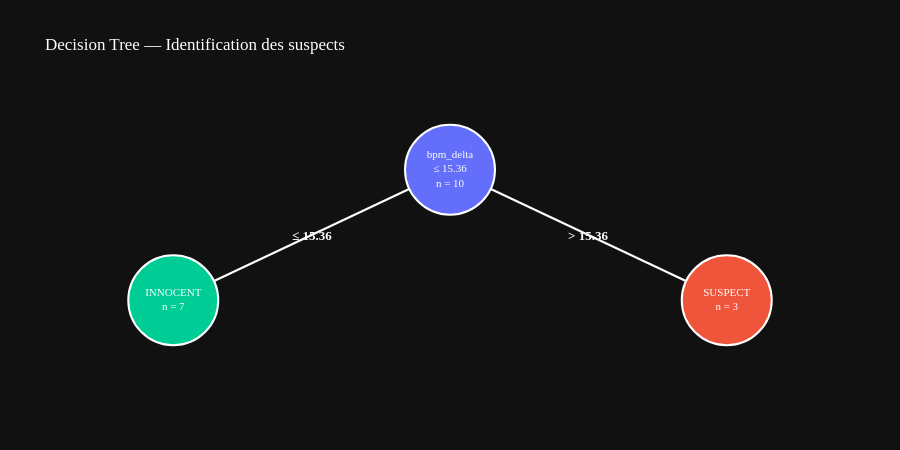

This figure's notebook cell:
### Markdown cell above
Une seule feature suffit à l'arbre pour discriminer les coupables, le bpm_delta

### Code cell
#vibecoding évident mais je voulais un beau graphique
import igraph as ig

feature_names = train.columns.tolist()
t = classifier.tree_
n = t.node_count

G = ig.Graph(directed=True)
G.add_vertices(n)
for i in range(n):
    if t.children_left[i] != -1:
        G.add_edge(i, t.children_left[i])
        G.add_edge(i, t.children_right[i])

lay = G.layout('rt')
M = max(lay[k][1] for k in range(n))
pos = {k: (lay[k][0], 2*M - lay[k][1]) for k in range(n)}

Xe, Ye = [], []
for e in G.es:
    s, d = e.tuple
    Xe += [pos[s][0], pos[d][0], None]
    Ye += [pos[s][1], pos[d][1], None]

node_labels, colors = [], []
for i in range(n):
    total = t.n_node_samples[i]
    is_leaf = (t.children_left[i] == -1)
    if not is_leaf:
        feat = feature_names[t.feature[i]]
        node_labels.append(f"{feat}<br>≤ {t.threshold[i]:.2f}<br>n = {total}")
        colors.append("#636EFA")
    else:
        vals = t.value[i][0]
        classe = "SUSPECT" if vals[1] > vals[0] else "INNOCENT"
        color  = "#EF553B" if classe == "SUSPECT" else "#00CC96"
        node_labels.append(f"{classe}<br>n = {total}")
        colors.append(color)

annotations = []
for e in G.es:
    s, d = e.tuple
    is_left = (t.children_left[s] == d)
    label = f"<b>≤ {t.threshold[s]:.2f}</b>" if is_left else f"<b>> {t.threshold[s]:.2f}</b>"
    annotations.append(dict(
        x=(pos[s][0] + pos[d][0]) / 2,
        y=(pos[s][1] + pos[d][1]) / 2,
        text=label, showarrow=False,
        font=dict(color="white", size=13, family="Montserrat")
    ))

fig = go.Figure()
fig.add_trace(go.Scatter(x=Xe, y=Ye, mode="lines",
    line=dict(color="white", width=2), hoverinfo="none"))
fig.add_trace(go.Scatter(
    x=[pos[k][0] for k in range(n)],
    y=[pos[k][1] for k in range(n)],
    mode="markers+text",
    marker=dict(size=90, color=colors, line=dict(width=2, color="white")),
    text=node_labels,
    textfont=dict(size=11, color="white", family="Montserrat"),
    textposition="middle center",
    hoverinfo="none"
))
fig.update_layout(
    template=THEME, showlegend=False, height=450,
    title="Decision Tree — Identification des suspects",
    xaxis=dict(visible=False), yaxis=dict(visible=False),
    annotations=annotations
)
fig.show()

### Figure 1 — Plotly figure (JSON) as saved in the notebook; plotly's stock layout.template omitted (floating-point values rounded to 4 significant figures)
{"data": [{"hoverinfo": "none", "line": {"color": "white", "width": 2}, "mode": "lines", "type": "scatter", "x": [0, -0.5, null, 0, 0.5, null], "y": [2, 1, null, 2, 1, null]}, {"hoverinfo": "none", "marker": {"color": ["#636EFA", "#00CC96", "#EF553B"], "line": {"color": "white", "width": 2}, "size": 90}, "mode": "markers+text", "text": ["bpm_delta<br>≤ 15.36<br>n = 10", "INNOCENT<br>n = 7", "SUSPECT<br>n = 3"], "textfont": {"color": "white", "family": "Montserrat", "size": 11}, "textposition": "middle center", "type": "scatter", "x": [0, -0.5, 0.5], "y": [2, 1, 1]}], "layout": {"annotations": [{"font": {"color": "white", "family": "Montserrat", "size": 13}, "showarrow": false, "text": "<b>≤ 15.36</b>", "x": -0.25, "y": 1.5}, {"font": {"color": "white", "family": "Montserrat", "size": 13}, "showarrow": false, "text": "<b>> 15.36</b>", "x": 0.25, "y": 1.5}], "height": 450, "showlegend": false, "title": {"text": "Decision Tree — Identification des suspects"}, "xaxis": {"visible": false}, "yaxis": {"visible": false}}}
